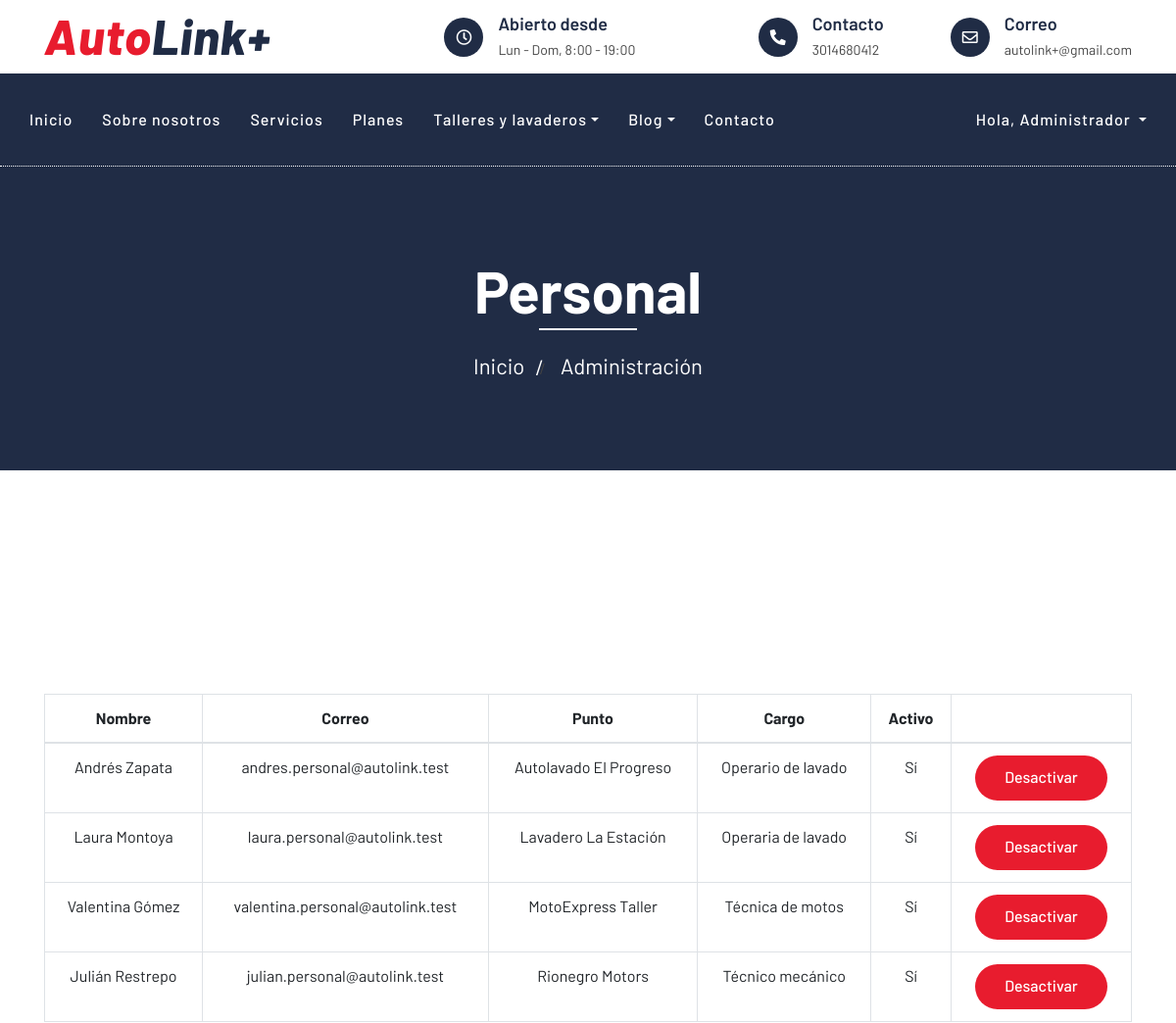
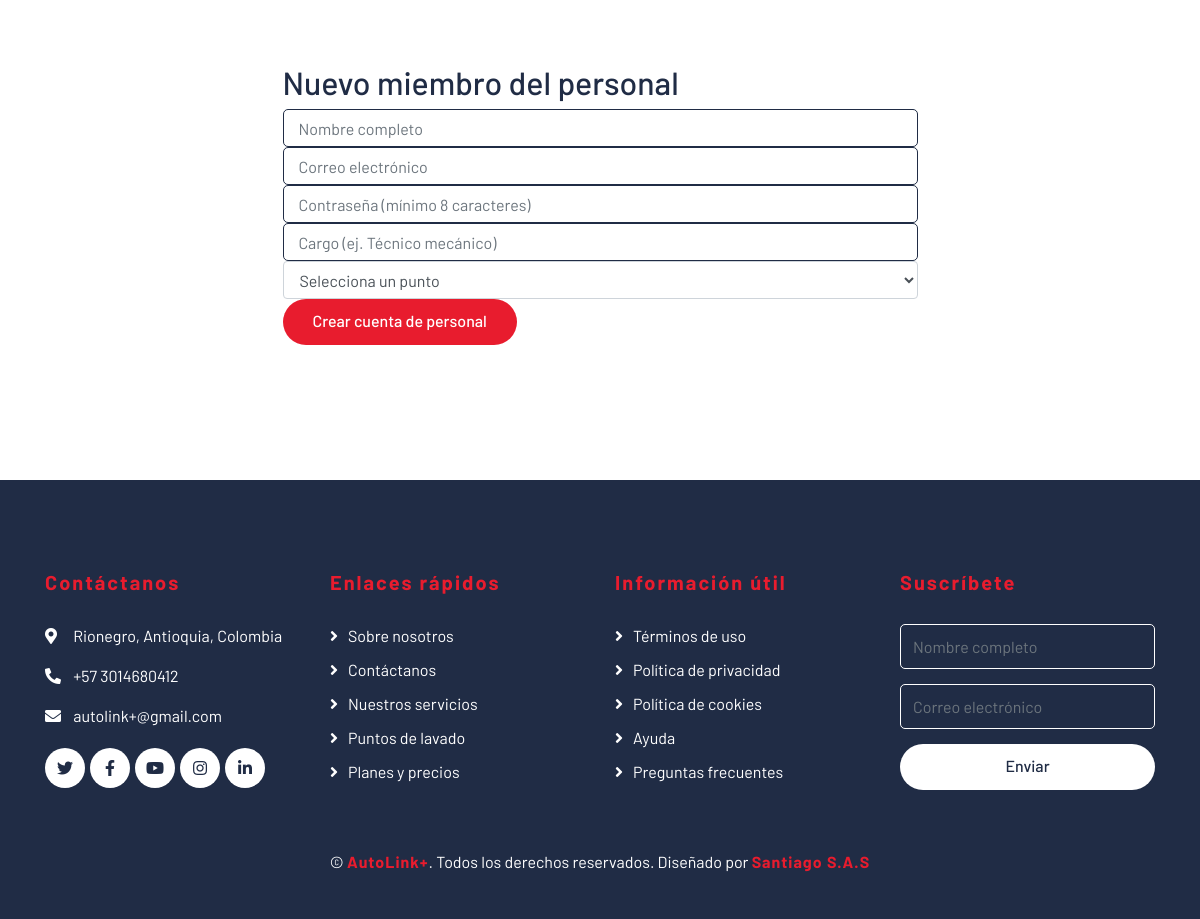
Page /admin-personal.php (signed in) on the committed database (2 pictures, top to bottom).
### tables this page shows
CREATE TABLE IF NOT EXISTS usuarios (
    id_usuario      INT AUTO_INCREMENT PRIMARY KEY,
    nombre          VARCHAR(100) NOT NULL,
    correo          VARCHAR(150) NOT NULL UNIQUE,
    telefono        VARCHAR(20)  NULL,
    password_hash   VARCHAR(255) NOT NULL,
    rol             ENUM('cliente', 'admin') NOT NULL DEFAULT 'cliente',
    creado_en       DATETIME DEFAULT CURRENT_TIMESTAMP,
    actualizado_en  DATETIME DEFAULT CURRENT_TIMESTAMP ON UPDATE CURRENT_TIMESTAMP
);

CREATE TABLE IF NOT EXISTS personal (
    id_personal INT AUTO_INCREMENT PRIMARY KEY,
    id_usuario  INT NOT NULL UNIQUE,
    id_punto    INT NOT NULL,
    cargo       VARCHAR(80) NOT NULL,
    activo      TINYINT(1) NOT NULL DEFAULT 1,
    FOREIGN KEY (id_usuario) REFERENCES usuarios(id_usuario),
    FOREIGN KEY (id_punto) REFERENCES puntos(id_punto)
);

CREATE TABLE IF NOT EXISTS puntos (
    id_punto       INT AUTO_INCREMENT PRIMARY KEY,
    tipo           ENUM('taller', 'lavadero') NOT NULL,
    nombre         VARCHAR(100) NOT NULL,
    direccion      VARCHAR(200) NOT NULL,
    telefono       VARCHAR(20) NOT NULL,
    descripcion    VARCHAR(200) NULL,
    mapa_embed_url VARCHAR(500) NULL,
    orden          INT NOT NULL DEFAULT 0,
    activo         TINYINT(1) NOT NULL DEFAULT 1
);

### includes/auth.php (called while the page is built, shortened)
<?php
require_once __DIR__ . '/../config/db.php';
function current_user(): ?array
{
    static $user = null;
    static $loaded = false;
    if (!$loaded) {
        $stmt = db()->prepare('SELECT id_usuario, nombre, correo, telefono, rol FROM usuarios WHERE id_usuario = ?');
        $stmt->execute([$_SESSION['user_id']]);
        $user = $stmt->fetch() ?: null;
        $loaded = true;
    }
    return $user;
}
function is_logged_in(): bool
{
    return current_user() !== null;
}
function require_login(): void
{
    if (!is_logged_in()) {
        $redirect = urlencode($_SERVER['REQUEST_URI'] ?? 'panel.php');
        header('Location: login.php?redirect=' . $redirect);
        exit;
    }
}
function require_admin(): void
{
    require_login();
}

### config/db.php (called while the page is built, shortened)
<?php
function db(): PDO
{
    static $pdo = null;
    if ($pdo === null) {
        $dsn = 'mysql:host=' . DB_HOST . ';dbname=' . DB_NAME . ';charset=' . DB_CHARSET;
        $pdo = new PDO($dsn, DB_USER, DB_PASS, [
            PDO::ATTR_ERRMODE => PDO::ERRMODE_EXCEPTION,
            PDO::ATTR_DEFAULT_FETCH_MODE => PDO::FETCH_ASSOC,
            PDO::ATTR_EMULATE_PREPARES => false,
        ]);
    }
    return $pdo;
}

### admin-personal.php (the view, shortened to what this page needs)
<?php
require_once __DIR__ . '/includes/auth.php';
require_admin();
$nombre = $correo = $cargo = '';
$stmt = db()->prepare(
    'SELECT p.id_personal, p.cargo, p.activo, u.nombre, u.correo, pu.nombre AS punto_nombre
     FROM personal p
     JOIN usuarios u ON u.id_usuario = p.id_usuario
     JOIN puntos pu ON pu.id_punto = p.id_punto
     ORDER BY pu.nombre, u.nombre'
);
$stmt->execute();
$personal = $stmt->fetchAll();
$active_page = 'admin-personal';
include __DIR__ . '/includes/header.php';
?>
        <div class="page-header">
            <div class="container">
                <div class="row">
                    <div class="col-12">
                        <h2>Personal</h2>
                    </div>
                    <div class="col-12">
                        <a href="index.php">Inicio</a>
                        <span> / </span>
                        <a href="admin-personal.php">Administración</a>
                    </div>
                </div>
            </div>
        </div>
        <div class="contact">
            <div class="container">
                <div class="table-responsive mb-5">
                    <table class="table table-bordered text-center">
                        <thead>
                            <tr>
                                <th>Nombre</th>
                                <th>Correo</th>
                                <th>Punto</th>
                                <th>Cargo</th>
                                <th>Activo</th>
                                <th></th>
                            </tr>
                        </thead>
                        <tbody>
                            <?php foreach ($personal as $p): ?>
                                <tr>
                                    <td><?= htmlspecialchars($p['nombre']) ?></td>
                                    <td><?= htmlspecialchars($p['correo']) ?></td>
                                    <td><?= htmlspecialchars($p['punto_nombre']) ?></td>
                                    <td><?= htmlspecialchars($p['cargo']) ?></td>
                                    <td><?= $p['activo'] ? 'Sí' : 'No' ?></td>
                                    <td>
                                        <form method="post">
                                            <button class="btn btn-custom btn-sm" type="submit">
                                                <?= $p['activo'] ? 'Desactivar' : 'Activar' ?>
                                            </button>
                                        </form>
                                    </td>
                                </tr>
                            <?php endforeach; ?>
                        </tbody>
                    </table>
                </div>
                <div class="row justify-content-center">
                    <div class="col-md-7">
                        <div class="contact-form">
                            <h2>Nuevo miembro del personal</h2>
                            <form method="post">
                                <div class="control-group">
                                    <input type="text" name="nombre" class="form-control" placeholder="Nombre completo" value="<?= htmlspecialchars($nombre) ?>" required>
                                </div>
                                <div class="control-group">
                                    <input type="email" name="correo" class="form-control" placeholder="Correo electrónico" value="<?= htmlspecialchars($correo) ?>" required>
                                </div>
                                <div class="control-group">
                                    <input type="password" name="password" class="form-control" placeholder="Contraseña (mínimo 8 caracteres)" required minlength="8">
                                </div>
                                <div class="control-group">
                                    <input type="text" name="cargo" class="form-control" placeholder="Cargo (ej. Técnico mecánico)" value="<?= htmlspecialchars($cargo) ?>" required>
                                </div>
                                <div class="control-group">
                                    <select name="punto" class="form-control" required>
                                        <option value="">Selecciona un punto</option>
                                    </select>
                                </div>
                                <button class="btn btn-custom" type="submit">Crear cuenta de personal</button>
                            </form>
                        </div>
                    </div>
                </div>
            </div>
        </div>
<?php include __DIR__ . '/includes/footer.php'; ?>

### includes/header.php (shortened to what this page needs)
<?php
require_once __DIR__ . '/auth.php';
function nav_active(string $page, string $active): string
{
    return $page === $active ? ' active' : '';
}
$usuario_actual = current_user();
?>
<!DOCTYPE html>
<html lang="es">
    <head>
        <link href="https://stackpath.bootstrapcdn.com/bootstrap/4.4.1/css/bootstrap.min.css" rel="stylesheet">
        <link href="https://cdnjs.cloudflare.com/ajax/libs/font-awesome/5.10.0/css/all.min.css" rel="stylesheet">
        <link href="lib/flaticon/font/flaticon.css" rel="stylesheet">
        <link href="lib/animate/animate.min.css" rel="stylesheet">
        <link href="lib/owlcarousel/assets/owl.carousel.min.css" rel="stylesheet">
        <link href="css/style.css" rel="stylesheet">
    </head>
    <body>
        <div class="top-bar">
            <div class="container">
                <div class="row align-items-center">
                    <div class="col-lg-4 col-md-12">
                        <div class="logo">
                            <a href="index.php">
                                <h1>Auto<span>Link+</span></h1>
                            </a>
                        </div>
                    </div>
                    <div class="col-lg-8 col-md-7 d-none d-lg-block">
                        <div class="row">
                            <div class="col-4">
                                <div class="top-bar-item">
                                    <div class="top-bar-icon">
                                        <i class="far fa-clock"></i>
                                    </div>
                                    <div class="top-bar-text">
                                        <h3>Abierto desde</h3>
                                        <p>Lun - Dom, 8:00 - 19:00</p>
                                    </div>
                                </div>
                            </div>
                            <div class="col-4">
                                <div class="top-bar-item">
                                    <div class="top-bar-icon">
                                        <i class="fa fa-phone-alt"></i>
                                    </div>
                                    <div class="top-bar-text">
                                        <h3>Contacto</h3>
                                        <p>3014680412</p>
                                    </div>
                                </div>
                            </div>
                            <div class="col-4">
                                <div class="top-bar-item">
                                    <div class="top-bar-icon">
                                        <i class="far fa-envelope"></i>
                                    </div>
                                    <div class="top-bar-text">
                                        <h3>Correo</h3>
                                        <p>autolink+@gmail.com</p>
                                    </div>
                                </div>
                            </div>
                        </div>
                    </div>
                </div>
            </div>
        </div>
        <div class="nav-bar">
            <div class="container">
                <nav class="navbar navbar-expand-xl bg-dark navbar-dark">
                    <div class="collapse navbar-collapse justify-content-between" id="navbarCollapse">
                        <div class="navbar-nav mr-auto">
                            <a href="index.php" class="nav-item nav-link<?= nav_active('inicio', $active_page) ?>">Inicio</a>
                            <a href="about.php" class="nav-item nav-link<?= nav_active('about', $active_page) ?>">Sobre nosotros</a>
                            <a href="service.php" class="nav-item nav-link<?= nav_active('service', $active_page) ?>">Servicios</a>
                            <a href="price.php" class="nav-item nav-link<?= nav_active('price', $active_page) ?>">Planes</a>
                            <div class="nav-item dropdown">
                                <a href="#" class="nav-link dropdown-toggle<?= nav_active('talleres', $active_page) . nav_active('lavaderos', $active_page) ?>" data-toggle="dropdown">Talleres y lavaderos</a>
                            </div>
                            <div class="nav-item dropdown">
                                <a href="#" class="nav-link dropdown-toggle<?= nav_active('blog', $active_page) . nav_active('single', $active_page) ?>" data-toggle="dropdown">Blog</a>
                            </div>
                            <a href="contact.php" class="nav-item nav-link<?= nav_active('contact', $active_page) ?>">Contacto</a>
                        </div>
                        <div class="ml-auto d-flex align-items-center flex-wrap navbar-auth">
                            <?php if ($usuario_actual): ?>
                                <div class="nav-item dropdown">
                                    <a href="#" class="nav-link dropdown-toggle" data-toggle="dropdown">
                                        Hola, <?= htmlspecialchars(explode(' ', $usuario_actual['nombre'])[0]) ?>
                                    </a>
                                </div>
                            <?php else: ?>
                                <a href="login.php" class="nav-item nav-link<?= nav_active('login', $active_page) ?>">Iniciar sesión</a>
                                <a class="btn btn-custom" href="registro.php">Registrarse</a>
                            <?php endif; ?>
                        </div>
                    </div>
                </nav>
            </div>
        </div>

### includes/footer.php (shortened to what this page needs)
        <div class="footer">
            <div class="container">
                <div class="row">
                    <div class="col-lg-3 col-md-6">
                        <div class="footer-contact">
                            <h2>Contáctanos</h2>
                            <p><i class="fa fa-map-marker-alt"></i> Rionegro, Antioquia, Colombia</p>
                            <p><i class="fa fa-phone-alt"></i> +57 3014680412</p>
                            <p><i class="fa fa-envelope"></i> autolink+@gmail.com</p>
                            <div class="footer-social">
                                <a class="btn" href="#"><i class="fab fa-twitter"></i></a>
                                <a class="btn" href="#"><i class="fab fa-facebook-f"></i></a>
                                <a class="btn" href="#"><i class="fab fa-youtube"></i></a>
                                <a class="btn" href="#"><i class="fab fa-instagram"></i></a>
                                <a class="btn" href="#"><i class="fab fa-linkedin-in"></i></a>
                            </div>
                        </div>
                    </div>
                    <div class="col-lg-3 col-md-6">
                        <div class="footer-link">
                            <h2>Enlaces rápidos</h2>
                            <a href="about.php">Sobre nosotros</a>
                            <a href="contact.php">Contáctanos</a>
                            <a href="service.php">Nuestros servicios</a>
                            <a href="lavaderos.php">Puntos de lavado</a>
                            <a href="price.php">Planes y precios</a>
                        </div>
                    </div>
                    <div class="col-lg-3 col-md-6">
                        <div class="footer-link">
                            <h2>Información útil</h2>
                            <a href="#">Términos de uso</a>
                            <a href="#">Política de privacidad</a>
                            <a href="#">Política de cookies</a>
                            <a href="#">Ayuda</a>
                            <a href="#">Preguntas frecuentes</a>
                        </div>
                    </div>
                    <div class="col-lg-3 col-md-6">
                        <div class="footer-newsletter">
                            <h2>Suscríbete</h2>
                            <form>
                                <input class="form-control" placeholder="Nombre completo">
                                <input class="form-control" placeholder="Correo electrónico">
                                <button class="btn btn-custom">Enviar</button>
                            </form>
                        </div>
                    </div>
                </div>
            </div>
            <div class="container copyright">
                <p>&copy; <a href="#">AutoLink+</a>. Todos los derechos reservados. Diseñado por <a href="#">Santiago S.A.S</a></p>
            </div>
        </div>
    </body>
</html>

### rows in the picture
usuarios: nombre "Administrador"
personal: id_usuario.nombre "Andrés Zapata", id_usuario.correo "andres.personal@autolink.test", id_punto.nombre "Autolavado El Progreso", cargo "Operario de lavado", activo "Sí"
personal: id_usuario.nombre "Laura Montoya", id_usuario.correo "laura.personal@autolink.test", id_punto.nombre "Lavadero La Estación", cargo "Operaria de lavado", activo "Sí"
personal: id_usuario.nombre "Valentina Gómez", id_usuario.correo "valentina.personal@autolink.test", id_punto.nombre "MotoExpress Taller", cargo "Técnica de motos", activo "Sí"
personal: id_usuario.nombre "Julián Restrepo", id_usuario.correo "julian.personal@autolink.test", id_punto.nombre "Rionegro Motors", cargo "Técnico mecánico", activo "Sí"
